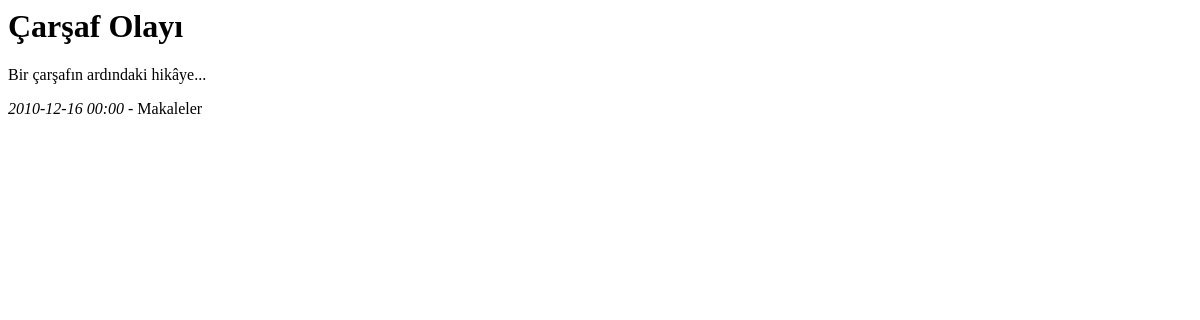
The page /yazi/2 on the database as committed earlier.
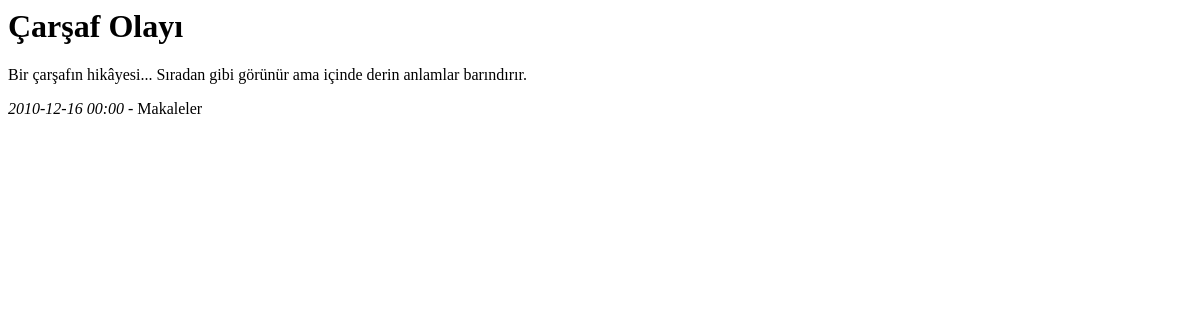
The same page on the database as committed later.
### tables this page shows
CREATE TABLE posts (id INTEGER PRIMARY KEY, title TEXT, content TEXT, created_at TEXT, category TEXT);

### app.py (the view)
@app.route('/yazi/<int:id>')
def yazi(id):
    conn = get_db()
    post = conn.execute('SELECT * FROM posts WHERE id = ?', (id,)).fetchone()
    conn.close()
    return render_template('yazi.html', post=post)

### app.py (called while the page is built)
def get_db():
    conn = sqlite3.connect('arasorhun.db')
    conn.row_factory = sqlite3.Row
    return conn

### templates/yazi.html
<h1>{{post.title}}</h1><p>{{post.content}}</p><i>{{post.created_at}}</i> - {{post.category}}

Rows that differ between the two databases and show on the page:
changed posts "Çarşaf Olayı": content "Bir çarşafın ardındaki hikâye..." → "Bir çarşafın hikâyesi... Sıradan gibi görünür ama içinde derin anlamlar barındırır."
